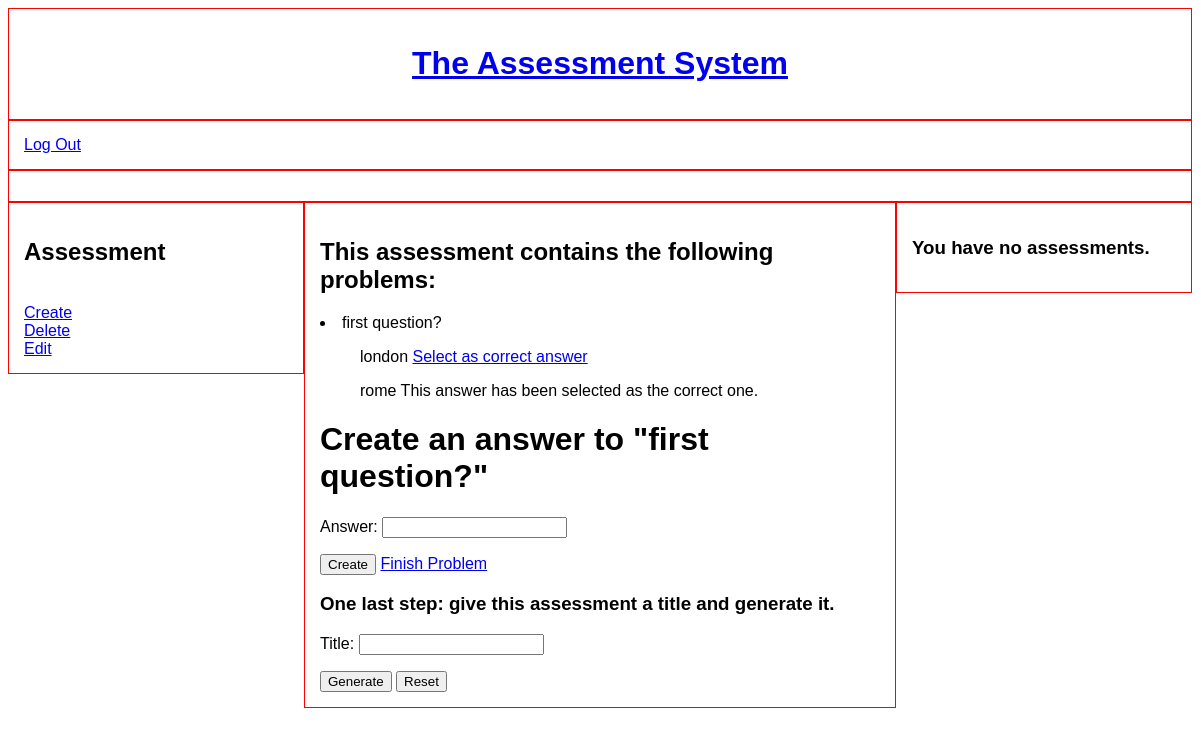
The page /create-assessment/ (signed in) on the database as committed earlier.
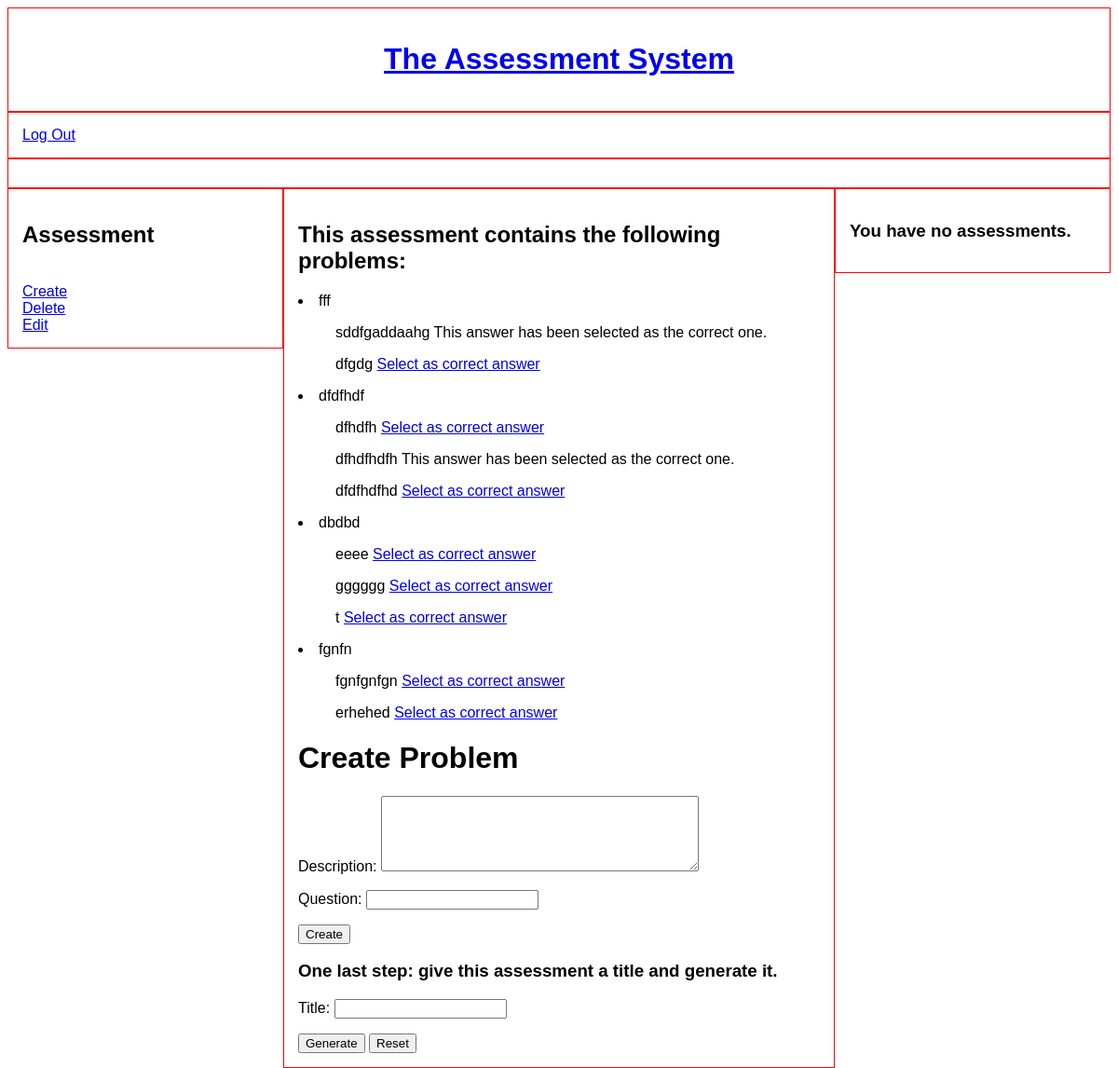
The same page on the database as committed later.
### assessment/models.py (models this page shows)
class Problem(models.Model):
    creator = models.ForeignKey(settings.AUTH_USER_MODEL, on_delete=models.CASCADE, editable=False)
    assessment = models.ForeignKey(Assessment, on_delete=models.CASCADE)
    description = models.TextField(blank=True)
    question = models.CharField(max_length=255, blank=False)
    is_finished = models.BooleanField(default=False)
    def __str__(self):
        return self.question

class Answer(models.Model):
    creator = models.ForeignKey(settings.AUTH_USER_MODEL, on_delete=models.CASCADE, editable=False)
    answer = models.CharField(max_length=255)
    question = models.ForeignKey(Problem, on_delete=models.CASCADE)
    is_correct_answer = models.BooleanField(default=False)
    def __str__(self):
        return self.answer

### assessment/views.py (the view, shortened to what this page needs)
# urls.py: path('create-assessment/', views.create_assessment, name='create-assessment'),
def create_assessment(request):
    user_id = request.user.id
    current_user = User.objects.get(id=user_id)
    create_problem_form = CreateProblemForm()
    create_assessment_form = CreateAssessmentForm()
    create_answer_form = CreateAnswerForm()
    first_access_temporary_assessment = Assessment.objects.filter(title='')
    if not first_access_temporary_assessment:
        temporary_assessment = Assessment.objects.create(
            creator=current_user
        )
        temporary_assessment.save()
        Problem.objects.all().delete()
    temporary_assessment = Assessment.objects.get(title='')
    assessment_problems = Problem.objects.filter(creator=current_user, assessment=temporary_assessment)
    problem_to_be_answered = assessment_problems.exclude(is_finished=True).last()
    print(problem_to_be_answered)
    problem_finished = None
    problem_answers = None
    if assessment_problems and not problem_to_be_answered:
        problem_to_be_answered = None
    elif assessment_problems and problem_to_be_answered:
        problem_to_be_answered = assessment_problems.last()
    problems_and_answers = {}
    for problem in assessment_problems:
        problem_answers_list = []
        problem_answers_queryset = Answer.objects.filter(creator=current_user, question=problem)
        for problem_answer_object in problem_answers_queryset:
            problem_answers_list.append(problem_answer_object)
        problems_and_answers.update({problem: problem_answers_list})
    if request.method == 'POST' and 'reset-assessment' in request.POST:
        Problem.objects.filter(assessment=temporary_assessment).delete()
    if request.method == 'POST' and \
            temporary_assessment.title == '' and \
            'create-assessment' in request.POST:
        create_assessment_form = CreateAssessmentForm()
        messages.error(request, 'You have to give your assessment a title before generating it.')
    assessment_problems = Problem.objects.filter(creator=current_user, assessment=temporary_assessment)
    user_assessments = Assessment.objects.filter(creator=current_user).exclude(title='')
    template_name = 'create_assessment.html'
    context = {
        'create_assessment_form': create_assessment_form,
        'create_problem_form': create_problem_form,
        'create_answer_form': create_answer_form,
        'assessment_problems': assessment_problems,
        'user_assessments': user_assessments,
        'problem_answers': problem_answers,
        'problem_to_be_answered': problem_to_be_answered,
        'problems_and_answers': problems_and_answers,
    }
    return render(request, template_name, context)

### assessment/forms.py
class CreateAssessmentForm(ModelForm):
    class Meta:
        model = Assessment
        fields = [
            'title'
        ]

class CreateProblemForm(ModelForm):
    class Meta:
        model = Problem
        fields = [
            'description',
            'question'
        ]
        widgets = {
            'description': forms.Textarea(attrs={'rows': 5})
        }

### assessment/templates/assessment/create_assessment.html (shortened to what this page needs)
{% extends 'home.html' %}
{% block main-content-teacher %}
<h2>This assessment contains the following problems:</h2>
{% for problem, answers in problems_and_answers.items %}
<li>{{ problem }}</li>
{% for answer in answers %}
<ul>
    {{ answer }}
    {% if answer.is_correct_answer == True %}
    This answer has been selected as the correct one.
    {% else %}
    <a href="{% url 'set-correct-answer' answer.id %}">Select as correct answer</a>
    {% endif %}
</ul>
{% endfor %}
{% endfor %}
{% if problem_to_be_answered == None %}
<h1>Create Problem</h1>
<form action="{% url 'create-assessment' %}" method="post">
    {{ create_problem_form.as_p }}
    <input type="submit" value="Create" name="create-problem">
</form>
{% else %}
<h1>Create an answer to "{{ problem_to_be_answered }}"</h1>
<form action="{% url 'create-assessment' %}" method="post">
    {{ create_answer_form.as_p }}
    <input type="submit" value="Create" name="create-answer">
    <a href="{% url 'finish-problem' problem_id=problem_to_be_answered.id  from_view='create-assessment' %}">Finish Problem</a>
</form>
{% endif %}
<h3>One last step: give this assessment a title and generate it.</h3>
<form action="{% url 'create-assessment' %}" method="post">
    {{ create_assessment_form.as_p }}
    <input type="submit" value="Generate" name="create-assessment">
    <input type="submit" value="Reset" name="reset-assessment">
</form>
{% endblock %}

Rows that differ between the two databases and show on the page:
removed Problem: question "first question?"
removed Answer: answer "london", is_correct_answer "Select as correct answer", shown under "first question?"
removed Answer: answer "rome", shows "This answer has been selected as the correct one.", shown under "first question?"
added Problem: question "fff"
added Answer: answer "sddfgaddaahg", shows "This answer has been selected as the correct one.", shown under "fff"
added Answer: answer "dfgdg", is_correct_answer "Select as correct answer", shown under "fff"
added Problem: question "dfdfhdf"
added Answer: answer "dfhdfh", is_correct_answer "Select as correct answer", shown under "dfdfhdf"
added Answer: answer "dfhdfhdfh", shows "This answer has been selected as the correct one.", shown under "dfdfhdf"
added Answer: answer "dfdfhdfhd", is_correct_answer "Select as correct answer", shown under "dfdfhdf"
added Problem: question "dbdbd"
added Answer: answer "eeee", is_correct_answer "Select as correct answer", shown under "dbdbd"
added Answer: answer "gggggg", is_correct_answer "Select as correct answer", shown under "dbdbd"
added Answer: answer "t", is_correct_answer "Select as correct answer", shown under "dbdbd"
added Problem: question "fgnfn"
added Answer: answer "fgnfgnfgn", is_correct_answer "Select as correct answer", shown under "fgnfn"
added Answer: answer "erhehed", is_correct_answer "Select as correct answer", shown under "fgnfn"
Other text that changed with them:
form field create-problem: (not shown) → "Create"
form field create-answer: "Create" → (not shown)
text no longer shown: "Create an answer to \" \" Answer: Finish Problem"
text now shown: "Create Problem Description: Question:"
